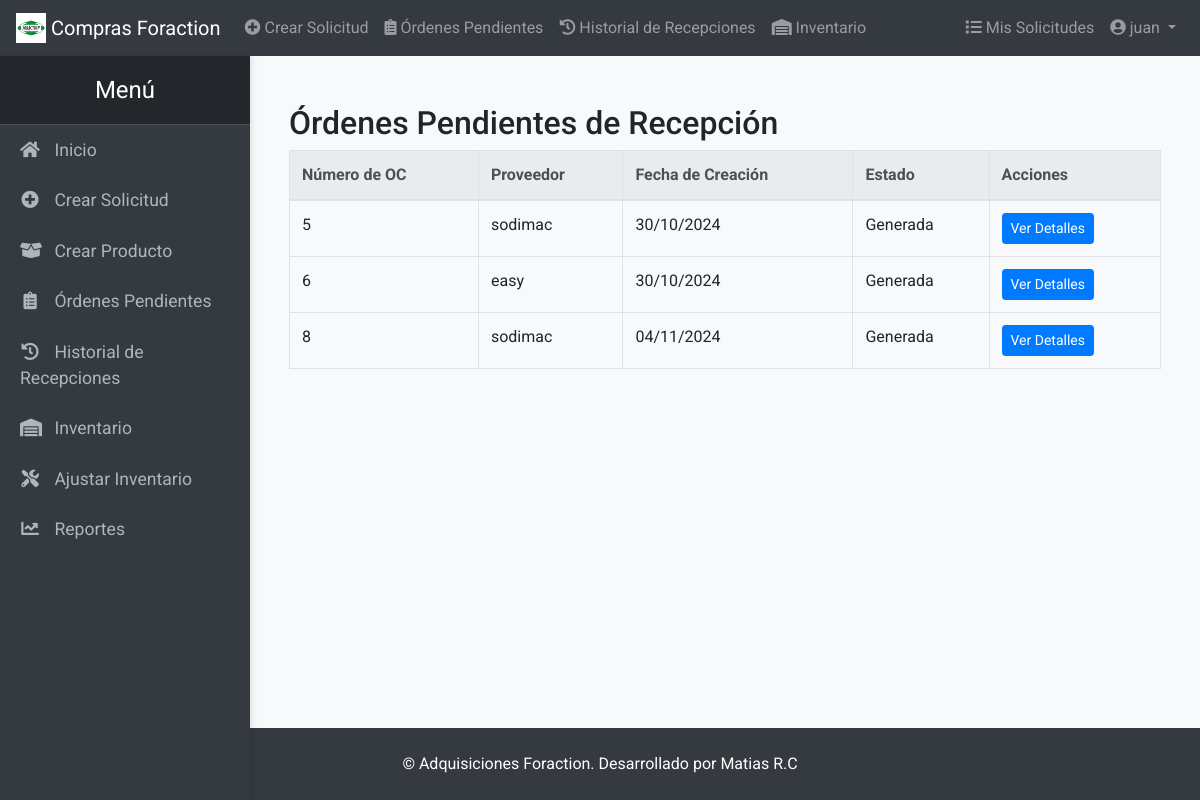
Screenshot of /bodega/ordenes_pendientes (signed in) with the database file from the repository.
### models.py (models this page shows, shortened)
class Usuario(db.Model, UserMixin):
    __tablename__ = 'usuarios'
    id = db.Column(db.Integer, primary_key=True)
    nombre_usuario = db.Column(db.String(150), unique=True, nullable=False)
    correo = db.Column(db.String(150), unique=True, nullable=False)
    contraseña_hash = db.Column(db.String(128), nullable=False)
    rol = db.Column(db.String(50), nullable=False)  # Roles: usuario, revisor, supervisor, admin, bodeguero
    proveedores = db.relationship('Proveedor', back_populates='creador', cascade='all, delete-orphan')
    solicitudes = db.relationship('Solicitud', back_populates='solicitante', cascade='all, delete-orphan')
    aprobaciones = db.relationship('Aprobacion', back_populates='revisador', cascade='all, delete-orphan')
    ordenes_compra_recibidas = db.relationship('OrdenCompra', back_populates='usuario_recepcion', foreign_keys='OrdenCompra.recibido_por')
    recepciones = db.relationship('Recepcion', back_populates='usuario', lazy=True)  # Relación con Recepcion

class OrdenCompra(db.Model):
    __tablename__ = 'ordenes_compra'
    id = db.Column(db.Integer, primary_key=True)
    solicitud_id = db.Column(db.Integer, db.ForeignKey('solicitudes.id'), nullable=False)
    proveedor_id = db.Column(db.Integer, db.ForeignKey('proveedores.id'), nullable=False)
    fecha_creacion = db.Column(db.DateTime, default=datetime.utcnow)
    estado = db.Column(db.String(20), nullable=False, default='Generada')  # Estados: Generada, Enviada, Recepcionada, etc.
    fecha_recepcion = db.Column(db.DateTime, nullable=True)
    recibido_por = db.Column(db.Integer, db.ForeignKey('usuarios.id'), nullable=True)
    solicitud = db.relationship('Solicitud', back_populates='ordenes_compra')
    proveedor = db.relationship('Proveedor', back_populates='ordenes_compra')
    usuario_recepcion = db.relationship('Usuario', back_populates='ordenes_compra_recibidas', foreign_keys=[recibido_por])
    productos_orden = db.relationship('ProductoOrdenCompra', backref='orden_compra', lazy=True)
    recepcion = db.relationship('Recepcion', back_populates='orden_compra', uselist=False)

class Proveedor(db.Model):
    __tablename__ = 'proveedores'
    id = db.Column(db.Integer, primary_key=True)
    nombre = db.Column(db.String(150), nullable=False)
    correo = db.Column(db.String(150), unique=True, nullable=False)
    telefono = db.Column(db.String(20), nullable=False)
    direccion = db.Column(db.String(250), nullable=False)
    descripcion = db.Column(db.Text, nullable=True)  # Campo opcional para descripción
    creado_por = db.Column(db.Integer, db.ForeignKey('usuarios.id'), nullable=False)
    creador = db.relationship('Usuario', back_populates='proveedores')  # Relación inversa
    productos_proveedores = db.relationship('ProductoProveedor', back_populates='proveedor', cascade='all, delete-orphan')
    ordenes_compra = db.relationship('OrdenCompra', back_populates='proveedor')

### routes.py (the view)
@main.route('/bodega/ordenes_pendientes')
@login_required
@roles_required('bodeguero', 'admin')
def ordenes_pendientes():
    ordenes = OrdenCompra.query.filter(OrdenCompra.estado.in_(['Generada', 'Enviada'])).all()
    print(f"Órdenes Pendientes Encontradas: {len(ordenes)}")  # Depuración
    if not ordenes:
        flash('No hay órdenes pendientes para mostrar.', 'info')
    else:
        flash(f'Total de órdenes pendientes: {len(ordenes)}', 'success')
    form = RecepcionarOrdenForm()
    return render_template('bodega/ordenes_pendientes.html', ordenes=ordenes, form=form)

### routes.py (called while the page is built)
@main.app_context_processor
def add_calculation_functions():
    def calcular_precio_total(solicitud, proveedor):
        total = sum(
            pp.precio_ofrecido * pp.cantidad
            for pp in solicitud.productos_proveedores
            if pp.proveedor_id == proveedor.id and pp.precio_ofrecido is not None
        )
        return total
    def calcular_tiempo_entrega(solicitud, proveedor):
        tiempos = [
            pp.tiempo_estimado_envio
            for pp in solicitud.productos_proveedores
            if pp.proveedor_id == proveedor.id and pp.tiempo_estimado_envio is not None
        ]
        return max(tiempos) if tiempos else None
    return dict(
        calcular_precio_total=calcular_precio_total,
        calcular_tiempo_entrega=calcular_tiempo_entrega
    )

### templates/bodega/ordenes_pendientes.html (shortened to what this page needs)
{% extends 'base.html' %}
{% block content %}
<div class="container mt-4">
    <h2>Órdenes Pendientes de Recepción</h2>
    {% if ordenes %}
        <table class="table table-bordered">
            <thead class="thead-light">
                <tr>
                    <th>Número de OC</th>
                    <th>Proveedor</th>
                    <th>Fecha de Creación</th>
                    <th>Estado</th>
                    <th>Acciones</th>
                </tr>
            </thead>
            <tbody>
                {% for oc in ordenes %}
                <tr>
                    <td>{{ oc.id }}</td>
                    <td>{{ oc.proveedor.nombre }}</td>
                    <td>{{ oc.fecha_creacion.strftime('%d/%m/%Y') }}</td>
                    <td>{{ oc.estado }}</td>
                    <td>
                        <button type="button" class="btn btn-primary btn-sm" data-toggle="modal" data-target="#detalleModal{{ oc.id }}">
                            Ver Detalles
                        </button>
                    </td>
                </tr>
                {% endfor %}
            </tbody>
        </table>
    {% else %}
        <div class="alert alert-info mt-3" role="alert">
            No hay órdenes pendientes de recepción.
        </div>
    {% endif %}
</div>
{% endblock %}

### templates/base.html (shortened to what this page needs)
<!DOCTYPE html>
<html lang="es">
<head>
    <link href="https://stackpath.bootstrapcdn.com/bootstrap/4.5.2/css/bootstrap.min.css" rel="stylesheet">
    <link href="https://cdnjs.cloudflare.com/ajax/libs/font-awesome/5.15.3/css/all.min.css" rel="stylesheet">
    <link href="{{ url_for('static', filename='css/custom.css') }}" rel="stylesheet">
</head>
<body>
    <div class="d-flex flex-column min-vh-100">
        <nav class="navbar navbar-expand-lg navbar-dark bg-dark">
            <a class="navbar-brand" href="{{ url_for('main.index') }}">
                <img src="{{ url_for('static', filename='logo.png') }}" width="30" height="30" class="d-inline-block align-top" alt="Logo" loading="lazy">
                Compras Foraction
            </a>
            <div class="collapse navbar-collapse" id="navbarNav">
                <ul class="navbar-nav mr-auto">
                    {% if current_user.is_authenticated %}
                        <li class="nav-item">
                            <a class="nav-link" href="{{ url_for('main.crear_solicitud') }}">
                                <i class="fas fa-plus-circle"></i> Crear Solicitud
                            </a>
                        </li>
                        {% if current_user.rol == 'bodeguero' %}
                            <li class="nav-item">
                                <a class="nav-link" href="{{ url_for('main.ordenes_pendientes') }}">
                                    <i class="fas fa-clipboard-list"></i> Órdenes Pendientes
                                </a>
                            </li>
                            <li class="nav-item">
                                <a class="nav-link" href="{{ url_for('main.historial_recepciones') }}">
                                    <i class="fas fa-history"></i> Historial de Recepciones
                                </a>
                            </li>
                            <li class="nav-item">
                                <a class="nav-link" href="{{ url_for('main.inventario') }}">
                                    <i class="fas fa-warehouse"></i> Inventario
                                </a>
                            </li>
                        {% endif %}
                    {% endif %}
                </ul>
                <ul class="navbar-nav ml-auto">
                    {% if current_user.is_authenticated %}
                        <li class="nav-item">
                            <a class="nav-link" href="{{ url_for('main.mis_solicitudes') }}">
                                <i class="fas fa-list"></i> Mis Solicitudes
                            </a>
                        </li>
                        <li class="nav-item dropdown">
                            <a class="nav-link dropdown-toggle" href="#" id="perfilDropdown" role="button" data-toggle="dropdown" aria-haspopup="true" aria-expanded="false">
                                <i class="fas fa-user-circle"></i> {{ current_user.nombre_usuario }}
                            </a>
                        </li>
                    {% endif %}
                </ul>
            </div>
        </nav>
        <div class="d-flex flex-grow-1">
            <nav id="sidebar" class="bg-dark">
                <div class="sidebar-heading">Menú</div>
                <ul class="list-unstyled components">
                    <li>
                        <a href="{{ url_for('main.index') }}"><i class="fas fa-home"></i> Inicio</a>
                    </li>
                    {% if current_user.is_authenticated %}
                        <li>
                            <a href="{{ url_for('main.crear_solicitud') }}"><i class="fas fa-plus-circle"></i> Crear Solicitud</a>
                        </li>
                        {% if current_user.rol in ['solicitante', 'revisor','bodeguero'] %}
                            <li>
                                <a href="{{ url_for('main.crear_producto') }}"><i class="fas fa-box-open"></i> Crear Producto</a>
                            </li>
                        {% endif %}
                        {% if current_user.rol == 'bodeguero' %}
                            <li>
                                <a href="{{ url_for('main.ordenes_pendientes') }}"><i class="fas fa-clipboard-list"></i> Órdenes Pendientes</a>
                            </li>
                            <li>
                                <a href="{{ url_for('main.historial_recepciones') }}"><i class="fas fa-history"></i> Historial de Recepciones</a>
                            </li>
                            <li class="nav-item">
                                <a class="nav-link" href="{{ url_for('main.inventario') }}">
                                    <i class="fas fa-warehouse"></i> Inventario
                                </a>
                            </li>
                            <li class="nav-item">
                                <a class="nav-link" href="{{ url_for('main.ajustar_inventario') }}">
                                    <i class="fas fa-tools"></i> Ajustar Inventario
                                </a>
                            </li>
                            <li class="nav-item">
                                <a class="nav-link" href="{{ url_for('main.reportes_inventario') }}">
                                    <i class="fas fa-chart-line"></i> Reportes
                                </a>
                            </li>
                        {% endif %}
                    {% endif %}
                </ul>
            </nav>
            <main class="flex-grow-1 p-4">
                {% block content %}{% endblock %}
            </main>
        </div>
        <footer class="bg-dark text-white p-4 text-center mt-auto">
            &copy; {{ current_year }} Adquisiciones Foraction. Desarrollado por Matias R.C
        </footer>
    </div>
</body>
</html>

### static/css/custom.css (style rules this page uses)
body { font-family: 'Roboto', sans-serif; background-color: #f8f9fa; }
#sidebar { width: 250px; min-width: 250px; max-width: 250px; height: 100vh; position: fixed; top: 56px; left: 0; background: #343a40; color: #fff; transition: all 0.3s; box-shadow: 2px 0 5px rgba(0,0,0,0.1); overflow-y: auto; z-index: 1000; }
#sidebar .sidebar-heading { padding: 1rem; font-size: 1.5rem; text-align: center; background: #23272b; border-bottom: 1px solid #495057; }
#sidebar .components { padding: 0; margin: 0; list-style: none; }
#sidebar .components li a { padding: 12px 20px; font-size: 1.1rem; display: block; color: #adb5bd; transition: all 0.3s; }
#sidebar .components li a i { margin-right: 10px; width: 20px; text-align: center; }
main { margin-left: 250px; transition: all 0.3s; }
footer { background-color: #343a40; color: white; }

### rows the page displays
Usuario: nombre_usuario "juan"
OrdenCompra: id "5", proveedor.nombre "sodimac", fecha_creacion "30/10/2024", estado "Generada"
OrdenCompra: id "6", proveedor.nombre "easy", fecha_creacion "30/10/2024", estado "Generada"
OrdenCompra: id "8", proveedor.nombre "sodimac", fecha_creacion "04/11/2024", estado "Generada"
